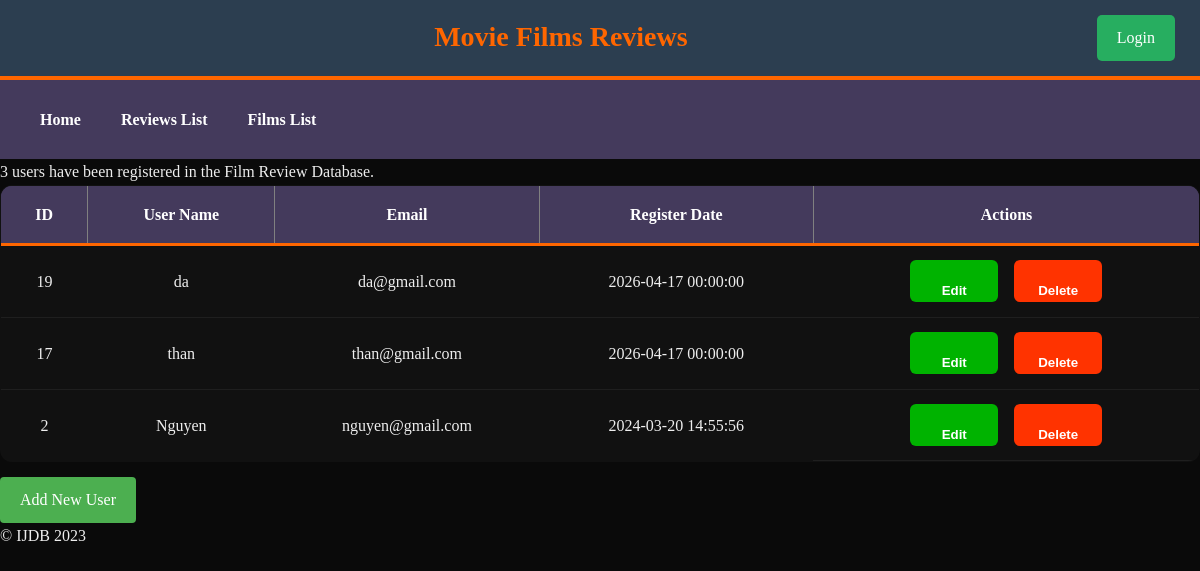
The app's page /CW/admin/users.php with its own data.
### tables this page shows
CREATE TABLE `user` (
  `id` int(11) NOT NULL,
  `username` varchar(50) NOT NULL,
  `email` varchar(100) NOT NULL,
  `password` varchar(255) NOT NULL,
  `role` enum('user','admin') NOT NULL DEFAULT 'user',
  `created_at` datetime DEFAULT current_timestamp()
);

### CW/admin/users.php (called while the page is built, shortened)
<?php
include '../includes/DatabaseConnection.php';
include '../includes/DataBaseFunction.php';
try {
    $users = allUsers($pdo);
    include '../templates/users.html.php';
} catch (PDOException $e) {
    $title = 'Error';
    $output = $e->getMessage();
}
include '../templates/layout.html.php';
?>

### CW/includes/DataBaseFunction.php (called while the page is built, shortened)
<?php
function query($pdo, $sql, $parameters = []){
    $query = $pdo->prepare($sql);
    $query->execute($parameters);
    return $query;
}
function allUsers($pdo) {
    $sql = "SELECT id, username, email, created_at FROM user ORDER BY id DESC";
    return query($pdo, $sql)->fetchAll(PDO::FETCH_ASSOC);
}

### CW/templates/users.html.php (the view, shortened to what this page needs)
<p><?= count($users) ?> users have been registered in the Film Review Database.</p>
<table border="1" cellpadding="8" cellspacing="0" style="width: 100%; border-collapse: collapse;">
    <thead>
        <tr style="background: #443A5C; color: white;">
            <th>ID</th>
            <th>User Name</th>
            <th>Email</th>
            <th>Register Date</th>
            <th>Actions</th>
        </tr>
    </thead>
    <tbody>
    <?php foreach ($users as $user): ?>
        <tr>
            <td><?= htmlspecialchars($user['id']) ?></td>
            <td><?= htmlspecialchars($user['username']) ?></td>
            <td><?= htmlspecialchars($user['email']) ?></td>
            <td><?= htmlspecialchars($user['created_at']) ?></td>
            <td style="white-space: nowrap; text-align: center;">
                <form action="edituser.php" method="get" style="display:inline;">
                    <button type="submit" class="btn btn-edit">Edit</button>
                </form>
                <form action="deleteuser.php" method="post" style="display:inline;"
                      onsubmit="return confirm('Are you sure you want to delete this user?');">
                    <button type="submit" class="btn btn-delete">Delete</button>
                </form>
            </td>
        </tr>
    <?php endforeach; ?>
    </tbody>
</table>
<p>
    <a href="adduser.php"
       style="display: inline-block; margin-top: 15px; padding: 10px 20px;
              background: #4CAF50; color: white; text-decoration: none; border-radius: 4px;">
        Add New User
    </a>
</p>

### CW/reviews.css (style rules this page uses)
* { margin: 0; padding: 0; box-sizing: border-box; }
body, html, main { background: #0a0a0a !important; color: #eeeeee !important; line-height: 1.6; }
table { width: 100%; border-collapse: collapse; background: #111111; border-radius: 12px; overflow: hidden; }
th { background: #443A5C; color: white; padding: 16px; text-align: center; border-bottom: 3px solid #ff6600; }
td { padding: 14px 12px; text-align: center; border: none; border-bottom: 1px solid #1f1f1f; }
.btn { display: inline-block; padding: 10px 22px; font-weight: bold; border: none; border-radius: 6px; cursor: pointer; margin: 0 4px; min-width: 88px; height: 42px; line-height: 42px; text-align: center; text-decoration: none !important; }
.btn-edit { background: #00b300; color: white; }
.btn-delete { background: #ff3300; color: white; }
td:last-child { display: flex; justify-content: center; align-items: center; gap: 8px; }

### records on screen
user: id "19", username "da", email "da@gmail.com", created_at "2026-04-17 00:00:00"
user: id "17", username "than", email "than@gmail.com", created_at "2026-04-17 00:00:00"
user: id "2", username "Nguyen", email "nguyen@gmail.com", created_at "2024-03-20 14:55:56"

### other values on screen
count($users) "3"
